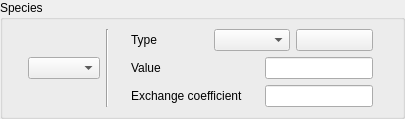
    <widget class="QGroupBox" name="groupBoxSpecies">
     <property name="toolTip">
      <string>&lt;html&gt;&lt;head/&gt;&lt;body&gt;&lt;p&gt;&lt;span style=&quot; font-size:9pt;&quot;&gt;Specify the boundary conditions for scalars.&lt;/span&gt;&lt;/p&gt;&lt;/body&gt;&lt;/html&gt;</string>
     </property>
     <property name="title">
      <string>Species</string>
     </property>
     <layout class="QGridLayout">
      <property name="leftMargin">
       <number>9</number>
      </property>
      <property name="topMargin">
       <number>9</number>
      </property>
      <property name="rightMargin">
       <number>9</number>
      </property>
      <property name="bottomMargin">
       <number>9</number>
      </property>
      <property name="spacing">
       <number>6</number>
      </property>
      <item row="0" column="0">
       <layout class="QHBoxLayout">
        <property name="spacing">
         <number>6</number>
        </property>
        <property name="leftMargin">
         <number>0</number>
        </property>
        <property name="topMargin">
         <number>0</number>
        </property>
        <property name="rightMargin">
         <number>0</number>
        </property>
        <property name="bottomMargin">
         <number>0</number>
        </property>
        <item>
         <spacer>
          <property name="orientation">
           <enum>Qt::Horizontal</enum>
          </property>
          <property name="sizeHint" stdset="0">
           <size>
            <width>16</width>
            <height>20</height>
           </size>
          </property>
         </spacer>
        </item>
        <item>
         <widget class="QComboBox" name="comboBoxSpecies">
          <property name="toolTip">
           <string>&lt;html&gt;&lt;head/&gt;&lt;body&gt;&lt;p&gt;&lt;span style=&quot; font-size:9pt;&quot;&gt;Specify the boundary conditions for scalars.&lt;/span&gt;&lt;/p&gt;&lt;/body&gt;&lt;/html&gt;</string>
          </property>
         </widget>
        </item>
        <item>
         <widget class="Line" name="line_2">
          <property name="orientation">
           <enum>Qt::Vertical</enum>
          </property>
         </widget>
        </item>
        <item>
         <spacer>
          <property name="orientation">
           <enum>Qt::Horizontal</enum>
          </property>
          <property name="sizeHint" stdset="0">
           <size>
            <width>16</width>
            <height>20</height>
           </size>
          </property>
         </spacer>
        </item>
        <item>
         <layout class="QVBoxLayout">
          <property name="spacing">
           <number>6</number>
          </property>
          <property name="leftMargin">
           <number>0</number>
          </property>
          <property name="topMargin">
           <number>0</number>
          </property>
          <property name="rightMargin">
           <number>0</number>
          </property>
          <property name="bottomMargin">
           <number>0</number>
          </property>
          <item>
           <layout class="QHBoxLayout">
            <property name="spacing">
             <number>6</number>
            </property>
            <property name="leftMargin">
             <number>0</number>
            </property>
            <property name="topMargin">
             <number>0</number>
            </property>
            <property name="rightMargin">
             <number>0</number>
            </property>
            <property name="bottomMargin">
             <number>0</number>
            </property>
            <item>
             <widget class="QLabel" name="labelSpecies">
              <property name="toolTip">
               <string>&lt;html&gt;&lt;head/&gt;&lt;body&gt;&lt;p&gt;&lt;span style=&quot; font-size:9pt;&quot;&gt;Choose the way to impose the scalar value on the boundary region:&lt;br/&gt;- Prescribed value: define a constant dirichlet boundary condition on the scalar,&lt;br/&gt;- Prescribed value (user law): define a dirichlet boundary condition on the scalar, which can be variable and depend on different criteria such as geometrical criteria,&lt;br/&gt;- Prescribed flux: define a constant Neumann boundary condition on the scalar by imposing the flux on the boundary region (For wall and outlet boundary conditions only), &lt;br/&gt;- Prescribed flux (user law): define a Neumann boundary condition on the scalar which can be variable (For Wall boundary conditions only),&lt;br/&gt;- Exchange coefficient: define the scalar value and the exchange coefficient value (For wall boundary conditions only),&lt;br/&gt;- Exchange coefficient (user law): define the scalar value and the exchange coefficient value which can be both variable (For wall boundary conditions only).&lt;/span&gt;&lt;/p&gt;&lt;/body&gt;&lt;/html&gt;</string>
              </property>
              <property name="text">
               <string>Type</string>
              </property>
             </widget>
            </item>
            <item>
             <widget class="QComboBox" name="comboBoxTypeSpecies">
              <property name="toolTip">
               <string>&lt;html&gt;&lt;head/&gt;&lt;body&gt;&lt;p&gt;&lt;span style=&quot; font-size:9pt;&quot;&gt;Choose the way to impose the scalar value on the boundary region:&lt;br/&gt;- Prescribed value: define a constant dirichlet boundary condition on the scalar,&lt;br/&gt;- Prescribed value (user law): define a dirichlet boundary condition on the scalar, which can be variable and depend on different criteria such as geometrical criteria,&lt;br/&gt;- Prescribed flux: define a constant Neumann boundary condition on the scalar by imposing the flux on the boundary region (For wall and outlet boundary conditions only), &lt;br/&gt;- Prescribed flux (user law): define a Neumann boundary condition on the scalar which can be variable (For Wall boundary conditions only),&lt;br/&gt;- Exchange coefficient: define the scalar value and the exchange coefficient value (For wall boundary conditions only),&lt;br/&gt;- Exchange coefficient (user law): define the scalar value and the exchange coefficient value which can be both variable (For wall boundary conditions only).&lt;/span&gt;&lt;/p&gt;&lt;/body&gt;&lt;/html&gt;</string>
              </property>
             </widget>
            </item>
            <item>
             <widget class="QPushButton" name="pushButtonSpecies">
              <property name="toolTip">
               <string>&lt;html&gt;&lt;head/&gt;&lt;body&gt;&lt;p&gt;&lt;span style=&quot; font-size:9pt;&quot;&gt;Choose the way to impose the scalar value on the boundary region:&lt;br/&gt;- Prescribed value: define a constant dirichlet boundary condition on the scalar,&lt;br/&gt;- Prescribed value (user law): define a dirichlet boundary condition on the scalar, which can be variable and depend on different criteria such as geometrical criteria,&lt;br/&gt;- Prescribed flux: define a constant Neumann boundary condition on the scalar by imposing the flux on the boundary region (For wall and outlet boundary conditions only), &lt;br/&gt;- Prescribed flux (user law): define a Neumann boundary condition on the scalar which can be variable (For Wall boundary conditions only),&lt;br/&gt;- Exchange coefficient: define the scalar value and the exchange coefficient value (For wall boundary conditions only),&lt;br/&gt;- Exchange coefficient (user law): define the scalar value and the exchange coefficient value which can be both variable (For wall boundary conditions only).&lt;/span&gt;&lt;/p&gt;&lt;/body&gt;&lt;/html&gt;</string>
              </property>
              <property name="text">
               <string/>
              </property>
              <property name="icon">
               <iconset resource="resources_pages.qrc">
                <normaloff>:/new/prefix1/icons/22x22/edit-find-replace.png</normaloff>:/new/prefix1/icons/22x22/edit-find-replace.png</iconset>
              </property>
             </widget>
            </item>
           </layout>
          </item>
          <item>
           <layout class="QHBoxLayout">
            <property name="spacing">
             <number>6</number>
            </property>
            <property name="leftMargin">
             <number>0</number>
            </property>
            <property name="topMargin">
             <number>0</number>
            </property>
            <property name="rightMargin">
             <number>0</number>
            </property>
            <property name="bottomMargin">
             <number>0</number>
            </property>
            <item>
             <widget class="QLabel" name="labelValueSpecies">
              <property name="toolTip">
               <string>&lt;html&gt;&lt;head/&gt;&lt;body&gt;&lt;p&gt;&lt;span style=&quot; font-size:9pt;&quot;&gt;Choose the way to impose the scalar value on the boundary region:&lt;br/&gt;- Prescribed value: define a constant dirichlet boundary condition on the scalar,&lt;br/&gt;- Prescribed value (user law): define a dirichlet boundary condition on the scalar, which can be variable and depend on different criteria such as geometrical criteria,&lt;br/&gt;- Prescribed flux: define a constant Neumann boundary condition on the scalar by imposing the flux on the boundary region (For wall and outlet boundary conditions only), &lt;br/&gt;- Prescribed flux (user law): define a Neumann boundary condition on the scalar which can be variable (For Wall boundary conditions only),&lt;br/&gt;- Exchange coefficient: define the scalar value and the exchange coefficient value (For wall boundary conditions only),&lt;br/&gt;- Exchange coefficient (user law): define the scalar value and the exchange coefficient value which can be both variable (For wall boundary conditions only).&lt;/span&gt;&lt;/p&gt;&lt;/body&gt;&lt;/html&gt;</string>
              </property>
              <property name="text">
               <string>Value</string>
              </property>
             </widget>
            </item>
            <item>
             <spacer>
              <property name="orientation">
               <enum>Qt::Horizontal</enum>
              </property>
              <property name="sizeHint" stdset="0">
               <size>
                <width>16</width>
                <height>20</height>
               </size>
              </property>
             </spacer>
            </item>
            <item>
             <widget class="QLineEdit" name="lineEditValueSpecies">
              <property name="toolTip">
               <string>&lt;html&gt;&lt;head/&gt;&lt;body&gt;&lt;p&gt;&lt;span style=&quot; font-size:9pt;&quot;&gt;Choose the way to impose the scalar value on the boundary region:&lt;br/&gt;- Prescribed value: define a constant dirichlet boundary condition on the scalar,&lt;br/&gt;- Prescribed value (user law): define a dirichlet boundary condition on the scalar, which can be variable and depend on different criteria such as geometrical criteria,&lt;br/&gt;- Prescribed flux: define a constant Neumann boundary condition on the scalar by imposing the flux on the boundary region (For wall and outlet boundary conditions only), &lt;br/&gt;- Prescribed flux (user law): define a Neumann boundary condition on the scalar which can be variable (For Wall boundary conditions only),&lt;br/&gt;- Exchange coefficient: define the scalar value and the exchange coefficient value (For wall boundary conditions only),&lt;br/&gt;- Exchange coefficient (user law): define the scalar value and the exchange coefficient value which can be both variable (For wall boundary conditions only).&lt;/span&gt;&lt;/p&gt;&lt;/body&gt;&lt;/html&gt;</string>
              </property>
             </widget>
            </item>
           </layout>
          </item>
          <item>
           <layout class="QHBoxLayout">
            <property name="spacing">
             <number>6</number>
            </property>
            <property name="leftMargin">
             <number>0</number>
            </property>
            <property name="topMargin">
             <number>0</number>
            </property>
            <property name="rightMargin">
             <number>0</number>
            </property>
            <property name="bottomMargin">
             <number>0</number>
            </property>
            <item>
             <widget class="QLabel" name="labelExSpecies">
              <property name="toolTip">
               <string>&lt;html&gt;&lt;head/&gt;&lt;body&gt;&lt;p&gt;&lt;span style=&quot; font-size:9pt;&quot;&gt;Choose the way to impose the scalar value on the boundary region:&lt;br/&gt;- Prescribed value: define a constant dirichlet boundary condition on the scalar,&lt;br/&gt;- Prescribed value (user law): define a dirichlet boundary condition on the scalar, which can be variable and depend on different criteria such as geometrical criteria,&lt;br/&gt;- Prescribed flux: define a constant Neumann boundary condition on the scalar by imposing the flux on the boundary region (For wall and outlet boundary conditions only), &lt;br/&gt;- Prescribed flux (user law): define a Neumann boundary condition on the scalar which can be variable (For Wall boundary conditions only),&lt;br/&gt;- Exchange coefficient: define the scalar value and the exchange coefficient value (For wall boundary conditions only),&lt;br/&gt;- Exchange coefficient (user law): define the scalar value and the exchange coefficient value which can be both variable (For wall boundary conditions only).&lt;/span&gt;&lt;/p&gt;&lt;/body&gt;&lt;/html&gt;</string>
              </property>
              <property name="text">
               <string>Exchange coefficient</string>
              </property>
             </widget>
            </item>
            <item>
             <spacer>
              <property name="orientation">
               <enum>Qt::Horizontal</enum>
              </property>
              <property name="sizeHint" stdset="0">
               <size>
                <width>16</width>
                <height>20</height>
               </size>
              </property>
             </spacer>
            </item>
            <item>
             <widget class="QLineEdit" name="lineEditExSpecies">
              <property name="toolTip">
               <string>&lt;html&gt;&lt;head/&gt;&lt;body&gt;&lt;p&gt;&lt;span style=&quot; font-size:9pt;&quot;&gt;Choose the way to impose the scalar value on the boundary region:&lt;br/&gt;- Prescribed value: define a constant dirichlet boundary condition on the scalar,&lt;br/&gt;- Prescribed value (user law): define a dirichlet boundary condition on the scalar, which can be variable and depend on different criteria such as geometrical criteria,&lt;br/&gt;- Prescribed flux: define a constant Neumann boundary condition on the scalar by imposing the flux on the boundary region (For wall and outlet boundary conditions only), &lt;br/&gt;- Prescribed flux (user law): define a Neumann boundary condition on the scalar which can be variable (For Wall boundary conditions only),&lt;br/&gt;- Exchange coefficient: define the scalar value and the exchange coefficient value (For wall boundary conditions only),&lt;br/&gt;- Exchange coefficient (user law): define the scalar value and the exchange coefficient value which can be both variable (For wall boundary conditions only).&lt;/span&gt;&lt;/p&gt;&lt;/body&gt;&lt;/html&gt;</string>
              </property>
             </widget>
            </item>
           </layout>
          </item>
         </layout>
        </item>
        <item>
         <spacer>
          <property name="orientation">
           <enum>Qt::Horizontal</enum>
          </property>
          <property name="sizeHint" stdset="0">
           <size>
            <width>20</width>
            <height>20</height>
           </size>
          </property>
         </spacer>
        </item>
       </layout>
      </item>
     </layout>
    </widget>
